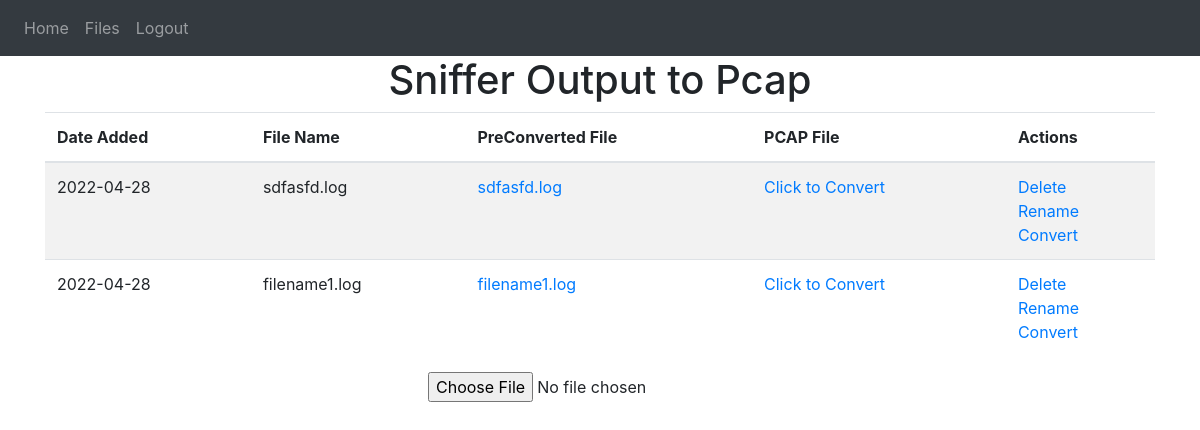
The page /upload/ (signed in) on the database as committed earlier.
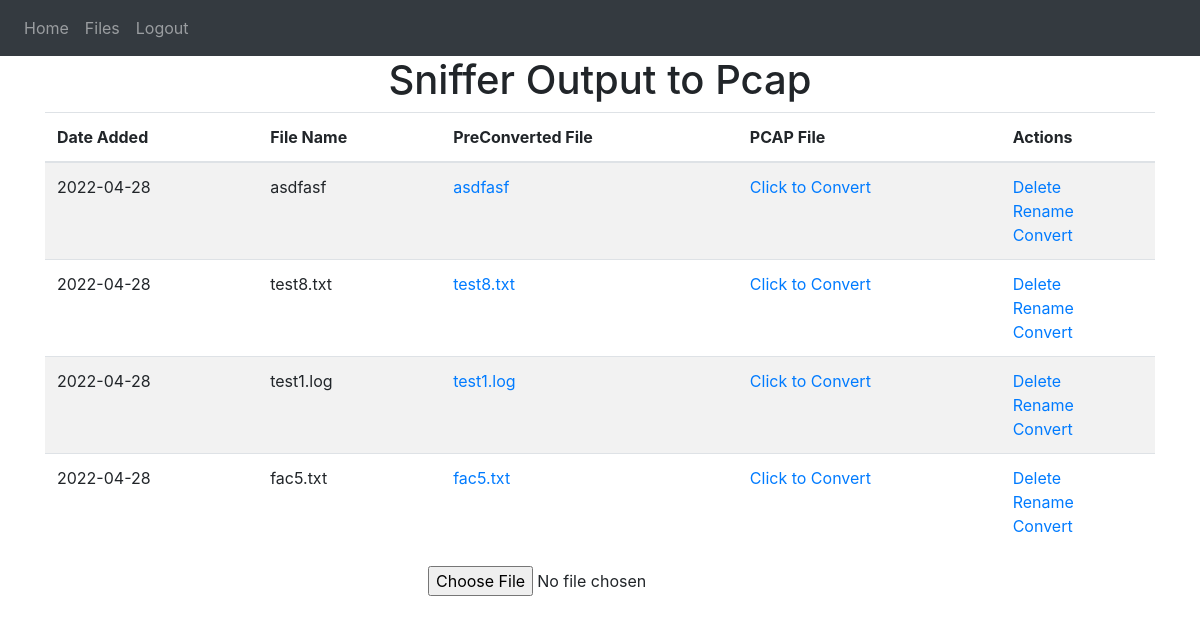
The same page on the database as committed later.
### website/models.py (models this page shows, shortened)
class Conversion(UserMixin, db.Model):
    __tablename__ = 'conversion'
    id = db.Column(db.Integer, primary_key=True)
    content = db.Column(db.String(200), nullable=False)
    data = db.Column(db.LargeBinary)
    date_created = db.Column(db.DateTime, default=datetime.utcnow)
    data_converted = db.Column(db.LargeBinary)
    user_id = db.Column(db.Integer, db.ForeignKey('user.id'))

### website/convert/convert_app.py (the view)
@conv.route('/upload/', methods=['POST', 'GET'])
@login_required
def upload():
    files_table = Conversion.query.order_by(Conversion.date_created).all()
    if request.method == 'POST':
        task_content = request.files['InputFile']
        try:
            new_task = Conversion(content=task_content.filename, data=task_content.read(), user_id=current_user.id)
            db.session.add(new_task)
            db.session.commit()
            flash('File added!', category='success')
            return redirect('/upload')
        except:
            return 'Issue adding your sniffer to table'
    else:
        return render_template('convert.html', tasks=files_table, user=current_user)

### website/__init__.py (called while the page is built)
def create_app():
    app = Flask(__name__)
    app.config['SECRET_KEY'] = 'hjshjhdjah kjshkjdhjs'
    app.config['SQLALCHEMY_DATABASE_URI'] = f'sqlite:///{DB_NAME}'
    db.init_app(app)
    from .views import views
    from .auth import auth
    from .convert import convert_app
    app.register_blueprint(views, url_prefix='/')
    app.register_blueprint(auth, url_prefix='/')
    app.register_blueprint(convert_app.conv)
    from .models import User, Note, Conversion
    create_database(app)
    login_manager = LoginManager()
    login_manager.login_view = 'auth.login'
    login_manager.init_app(app)
    @login_manager.user_loader
    def load_user(id):
        return User.query.get(int(id))
    return app

### website/templates/convert.html (shortened to what this page needs)
{% extends 'base.html' %}
{% block content %}
<div class="table-wrapper" align="center">
    <h1 style="text-align: center">Sniffer Output to Pcap</h1>
    {%  if tasks|length < 1 %}
    {%  else %}
    <table class='table table-striped' align="center" id="main_table">
       <thead>
        <tr>
            <th scope="col">Date Added</th>
            <th scope="col">File Name</th>
            <th scope="col">PreConverted File</th>
            <th scope="col">PCAP File</th>
            <th scope="col">Actions</th>
        </tr></thead>
        <tbody>
        {% for task in tasks %}
        {%  if task.user_id == user.id %}
        <tr>
            <td title="Date Added">{{ task.date_created.date() }}</td>
            <td title="File Name">{{  task.content }}</td>
            <td title="PreConverted File"><a href="/downloadpre/{{task.id}}">
                 {{ task.content }}
                </a></td>
            <td title="PCAP File">
            {%  if task.data_converted is none %}
            <a href="/convert/{{task.id}}">
                Click to Convert </a>
            {%  else %}
            <a href="/downloadpost/{{task.id}}">
            Download PCAP</a>
            {%  endif %}</td>
            <td title="Action">
                <a href="/delete/{{task.id}}">Delete</a>
                <br>
                <a href =""  onClick="renameFileTaskId({{task.id}})" name="id-target" data-toggle="modal" data-target="#rename-input-box">Rename</a>
                <br>
                {%  if task.data_converted is not none %}
                {% else %}
                <a href="/convert/{{task.id}}">Convert</a>
                {%  endif %}
            </td>
        </tr>
        {%  endif %}
        {% endfor %}
        </tbody>
    </table>
    {%  endif %}
</div>
<div id="sumbit_form" align="center">
    <form action="/upload/" method="POST" enctype="multipart/form-data" id="InputForm">
    <input type="file" id="InputFile" accept="text/*" name="InputFile" onchange="InputForm.submit()">
    </form>
</div>
{% endblock %}

### website/templates/base.html (shortened to what this page needs)
<!DOCTYPE html>
<html>
  <head>
    <link
      rel="stylesheet"
      href="https://stackpath.bootstrapcdn.com/bootstrap/4.4.1/css/bootstrap.min.css"
    />
    <link
      rel="stylesheet"
      href="https://stackpath.bootstrapcdn.com/font-awesome/4.7.0/css/font-awesome.min.css"
    />
  </head>
  <body>
    <nav class="navbar navbar-expand-lg navbar-dark bg-dark">
      <div class="collapse navbar-collapse" id="navbar">
        <div class="navbar-nav">
          {% if user.is_authenticated %}
          <a class="nav-item nav-link" id="home" href="/">Home</a>
          <a class="nav-item nav-link" id="upload" href="/upload">Files</a>
          <a class="nav-item nav-link" id="logout" href="/logout">Logout</a>
          {% else %}
          <a class="nav-item nav-link" id="login" href="/login">Login</a>
          <a class="nav-item nav-link" id="signUp" href="/sign-up">Sign Up</a>
          {% endif %}
        </div>
      </div>
    </nav>
    <div class="container">{% block content %} {% endblock %}</div>
  </body>
</html>

Rows that differ between the two databases and show on the page:
removed Conversion: date_created "2022-04-28", content "filename1.log"
changed Conversion: content "sdfasfd.log" → "asdfasf"
added Conversion: date_created "2022-04-28", content "test8.txt"
added Conversion: date_created "2022-04-28", content "test1.log"
added Conversion: date_created "2022-04-28", content "fac5.txt"
